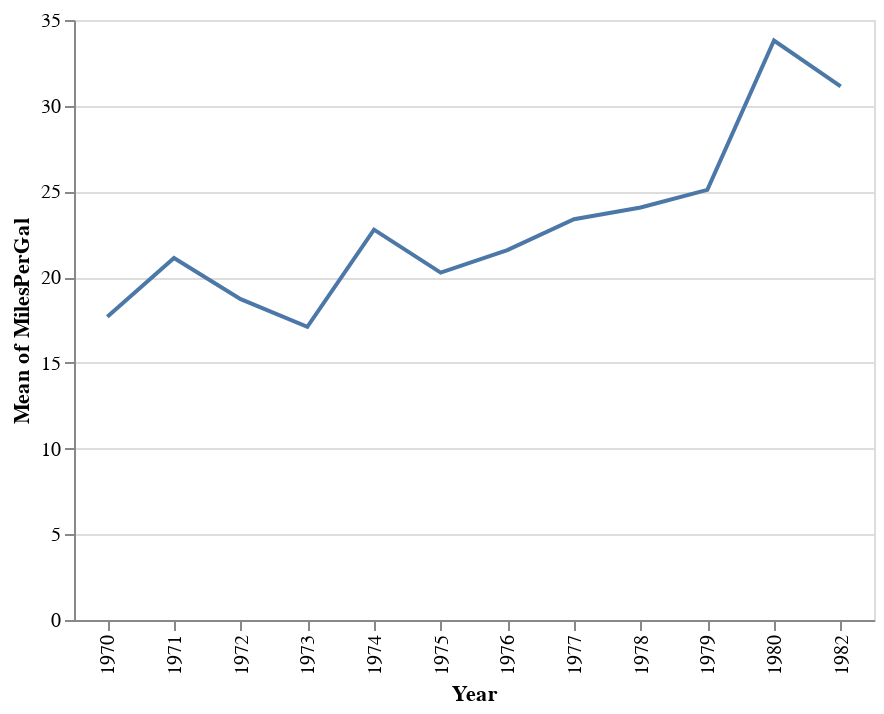

Notebook source saved alongside this figure:
### Code cell
# Test Example Line Chart
# dobj = DataObj(dataset,[Column("MilesPerGal",dataModel="measure", channel='x'),
# Column("Year",dataModel="dimension",dataType="date",channel='y')])
dobj = DataObj(dataset,[Column("MilesPerGal"), Column("Year",dataType="date",dataModel="dimension")]) #underspecified object
dobj.display()

### Figure 1 — Vega-Lite specification as saved in the notebook (floating-point values rounded to 4 significant figures; data arrays with more than 128 entries replaced by an {"elided": "..."} marker saying what was removed)
{"$schema": "https://vega.github.io/schema/vega-lite/v3.4.0.json", "config": {"mark": {"tooltip": {"content": "encoding"}}, "view": {"height": 300, "width": 400}}, "data": {"name": "data-72fe08951b86c7df8ecf6ef5a2b30a0a"}, "datasets": {"data-72fe08951b86c7df8ecf6ef5a2b30a0a": {"elided": "392 records"}}, "encoding": {"x": {"field": "Year", "type": "ordinal"}, "y": {"aggregate": "mean", "field": "MilesPerGal", "type": "quantitative"}}, "mark": "line", "selection": {"selector003": {"bind": "scales", "encodings": ["x", "y"], "type": "interval"}}}
